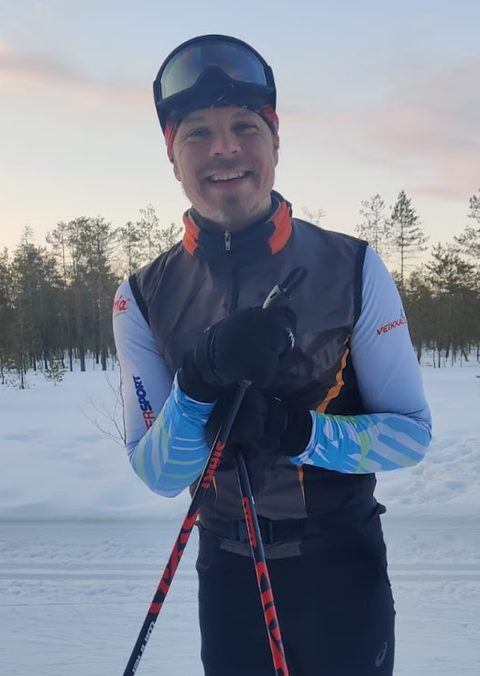
#> input picture markus-hytonen.jpg, 480 x 676 px, found by its file name
$ python tee-heron-profiilikuva.py
#> lines starting #> are read from the running program, lines starting #| are printed output that depends on the picture
#!/usr/bin/env python3
"""Tekee markus-hytonen.html:n heroon taustakerroksen profiilikuvasta.

Kuva on heron TAUSTAKERROS eikä <img>, koska yläpalkki (.site-header::before)
on heron taustan kopio: vain taustakerroksena kuva näkyy myös palkin kohdalla
ja voi ulottua valikkolinkkien taakse. Taustakerrokseen ei voi kohdistaa CSS:n
mask-imagea eikä filteriä, joten molemmat leivotaan tiedostoon:

  - himmennys heron tummennettuun sävyyn (brightness 0,72, saturaatio 0,9)
  - reunojen häivytys läpinäkyväksi: vaakasuunnassa 22 % kummastakin reunasta,
    pystysuunnassa ylhäältä 14 % ja alhaalta 20 % (sama kuin aiempi CSS-maski)
  - lisätummennus yläosaan, joka ulottuu valikkolinkkien taakse: kerroin 0,6
    yläreunassa, nousee 1:een 35 %:n korkeudella. Tummennus on kuvassa eikä
    erillisenä CSS-gradienttina, jotta se häivyy reunoilta kuvan mukana.
  - taivaan sävytys pään ja hartioiden korkeudella: taivas on kirkkaimmillaan
    puiden latvojen yläpuolella ja näkyi herossa vaaleana vaakakaistana kasvojen
    kohdalla. Taivas sävytetään kohti heron taivaan sinistä. Kohdistuu vain
    kirkkaisiin pikseleihin (luminanssi 150-215), joten kasvot (~95) ja puut
    eivät muutu. Vaikutus loppuu hartioiden alapuolella, jottei lumi tummu.

Lähde on markus-hytonen.jpg (480 x 676). Ajetaan repon juuresta:
    python3 tyokalut/tee-heron-profiilikuva.py
"""

import numpy as np
from PIL import Image, ImageEnhance, ImageFilter

LAHDE = "markus-hytonen.jpg"
KOHDE = "markus-hytonen-hero"


def ramppi(n, alku, loppu):
    """0 -> 1 ensimmäisen `alku`-osuuden matkalla, 1 -> 0 viimeisen `loppu`-osuuden."""
    t = (np.arange(n) + 0.5) / n
    return np.clip(np.minimum(t / alku, (1 - t) / loppu), 0, 1)


kuva = Image.open(LAHDE).convert("RGB")
#> kuva is the input picture: PIL image 480x676 RGB; mean R, G, B 127.5, 135.9, 151.4

lahto = np.asarray(kuva, dtype=float)
lum = np.asarray(kuva.convert("L"), dtype=float)
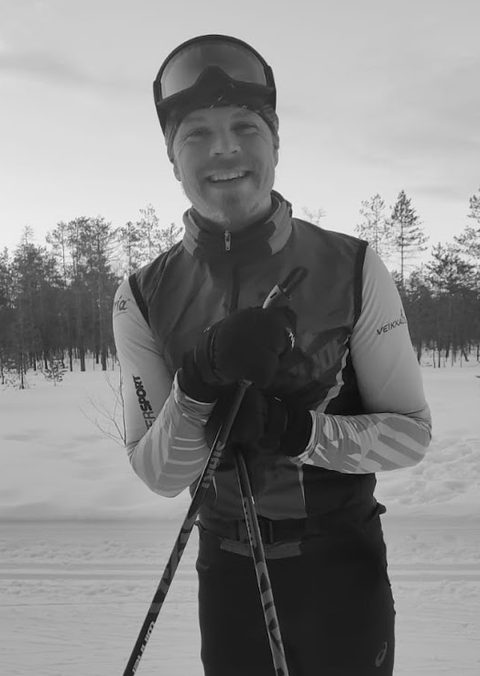
#> lum: shape (676, 480) float64; min 1, max 249, mean 135.2
taivas = np.clip((lum - 150) / (215 - 150), 0, 1)
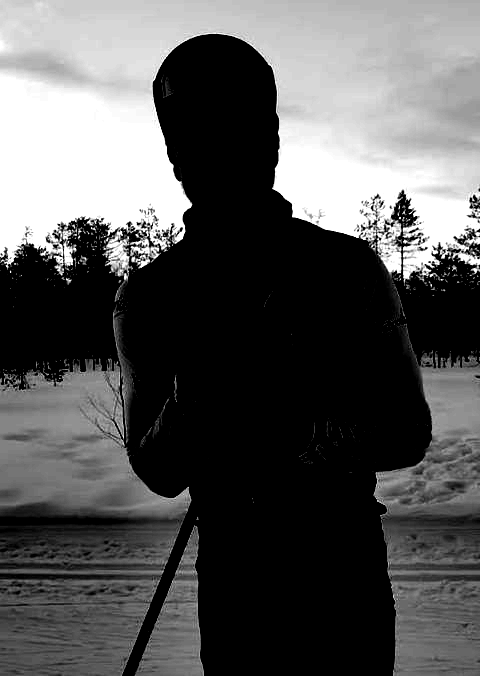
#> taivas: shape (676, 480) float64; min 0, max 1, mean 0.341
taivas = taivas * taivas * (3 - 2 * taivas)
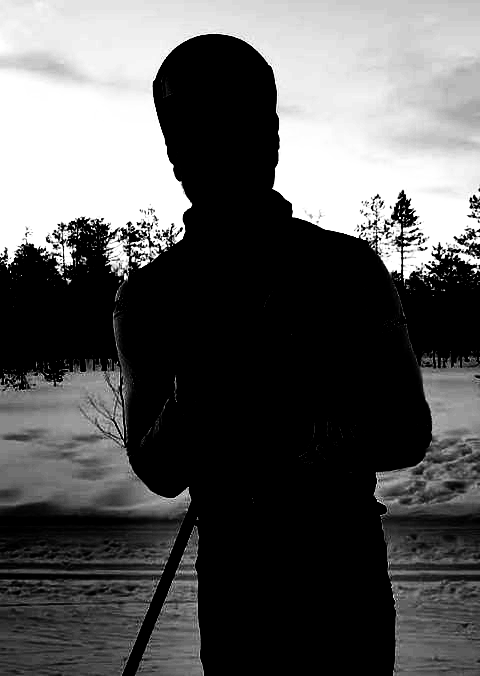
#> taivas: shape (676, 480) float64; min 0, max 1, mean 0.344
rivit = np.arange(lahto.shape[0])[:, None]
#> rivit = 676 values from 0 to 675
alue = np.clip((340 - rivit) / (340 - 300), 0, 1)   # y < 300 täysi, 340 -> 0
# Sumennettu maski, jottei puiden latvoihin jää teräviä vaaleita reunoja.
# MaxFilter laajentaa maskia muutaman pikselin ääriviivoja kohti: muuten pään ja
# hartioiden ympärille jäi ohut sävyttämätön, vaalea reunus.
maski = (Image.fromarray((taivas * alue * 255).astype("uint8"))
         .filter(ImageFilter.MaxFilter(7)).filter(ImageFilter.GaussianBlur(3)))
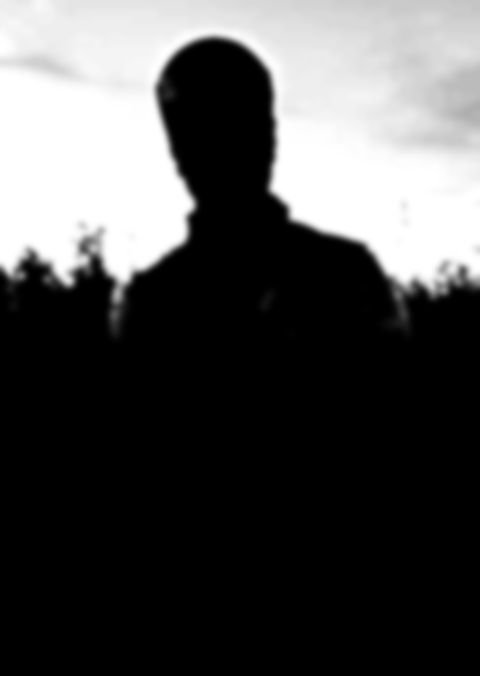
#> maski: PIL image 480x676 L; min 0, max 255, mean 77.8
# 0,4: alkuperäistä taivasta jää 60 %. 0,7 teki pään sivuista liian tummat.
paino = 0.4 * np.asarray(maski, dtype=float)[..., None] / 255
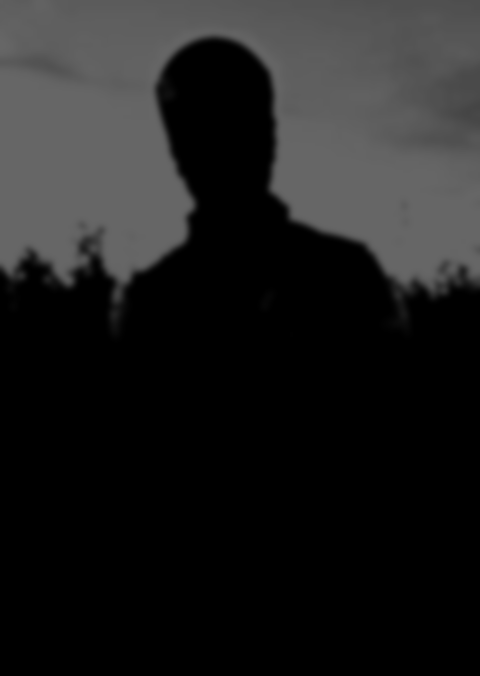
#> paino: shape (676, 480, 1) float64; min 0, max 0.4, mean 0.122
# Kohti heron taivaan sävyä (mitattu herosta 66,78,86 ja jaettu alla olevalla
# himmennyksellä 0,72); pelkkä tummennus teki harmaanpunertavasta taivaasta ruskean.
TAIVAAN_SAVY = np.array([92, 108, 120], dtype=float)
kuva = Image.fromarray((lahto * (1 - paino) + TAIVAAN_SAVY * paino).round().astype("uint8"))
kuva = ImageEnhance.Brightness(kuva).enhance(0.72)
kuva = ImageEnhance.Color(kuva).enhance(0.9)

w, h = kuva.size
#> w = 480; h = 676
y = (np.arange(h) + 0.5) / h
#> y = 676 values from 0.00074 to 0.999
s = np.clip(y / 0.35, 0, 1)
#> s = 676 values from 0.00211 to 1
kerroin = 0.6 + 0.4 * s * s * (3 - 2 * s)
#> kerroin = 676 values from 0.6 to 1
rgb = np.asarray(kuva, dtype=float) * kerroin[:, None, None]
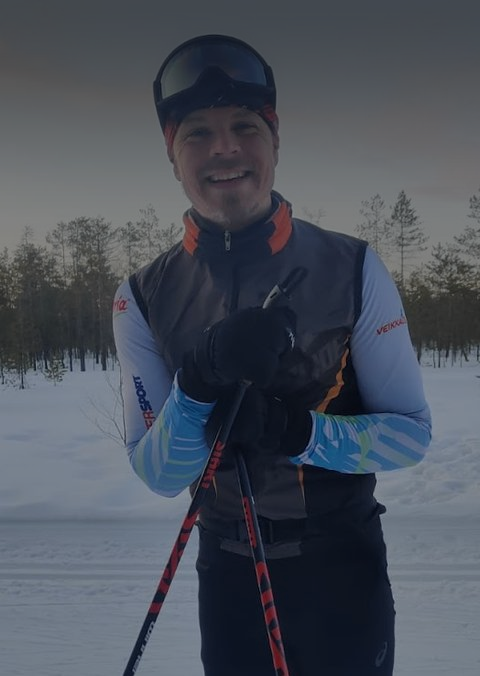
#> rgb: shape (676, 480, 3) float64; mean R, G, B 74.5, 80.7, 91.1
kuva = Image.fromarray(rgb.round().astype("uint8"))
alfa = np.outer(ramppi(h, 0.14, 0.20), ramppi(w, 0.22, 0.22))
kuva.putalpha(Image.fromarray((alfa * 255).round().astype("uint8")))
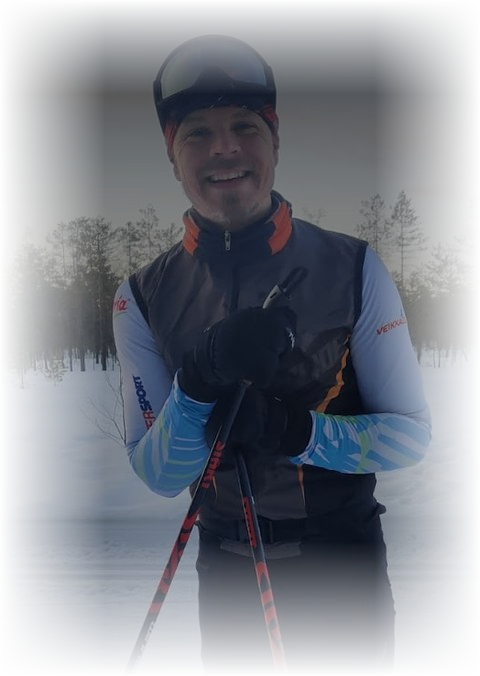
#> kuva: PIL image 480x676 RGBA; mean R, G, B, A 74.5, 80.7, 91.1, 165.1; transparent parts drawn white

kuva.save(KOHDE + ".webp", quality=82, method=6)
kuva.save(KOHDE + ".png", optimize=True)  # varakuva selaimille ilman image-set-tukea
print("ok", kuva.size)
#| ok (480, 676)

$ run again, with acc-norppa.jpg copied over markus-hytonen.jpg
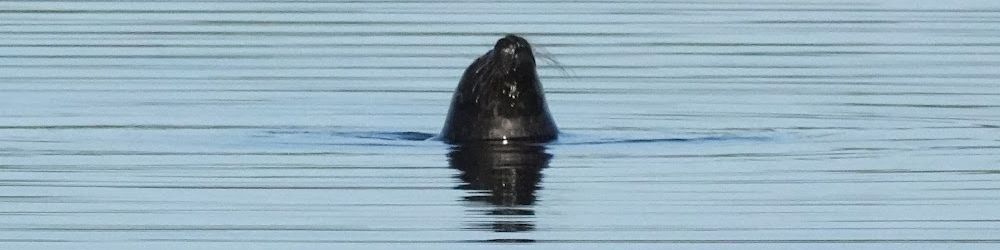
#> input picture acc-norppa.jpg, 1000 x 250 px, found by its file name
#> kuva is the input picture: PIL image 1000x250 RGB; mean R, G, B 152.3, 178.2, 192
#> `rgb = np.asarray(kuva, dtype=float) * kerroin[:, None, None]`:
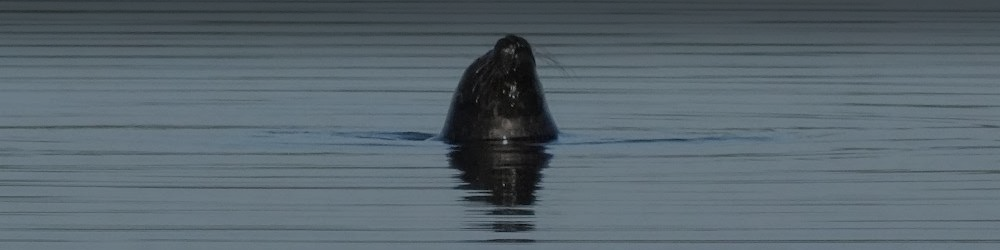
#> rgb: shape (250, 1000, 3) float64; mean R, G, B 89.1, 102.4, 110.4
#> `kuva.putalpha(Image.fromarray((alfa * 255).round().astype("uint8")))`:
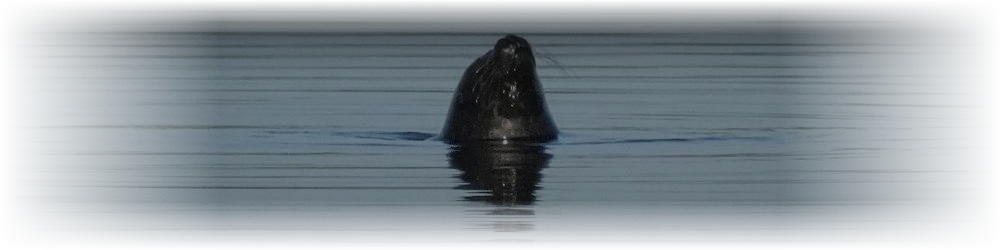
#> kuva: PIL image 1000x250 RGBA; mean R, G, B, A 89.1, 102.4, 110.4, 165.1; transparent parts drawn white
#| ok (1000, 250)
